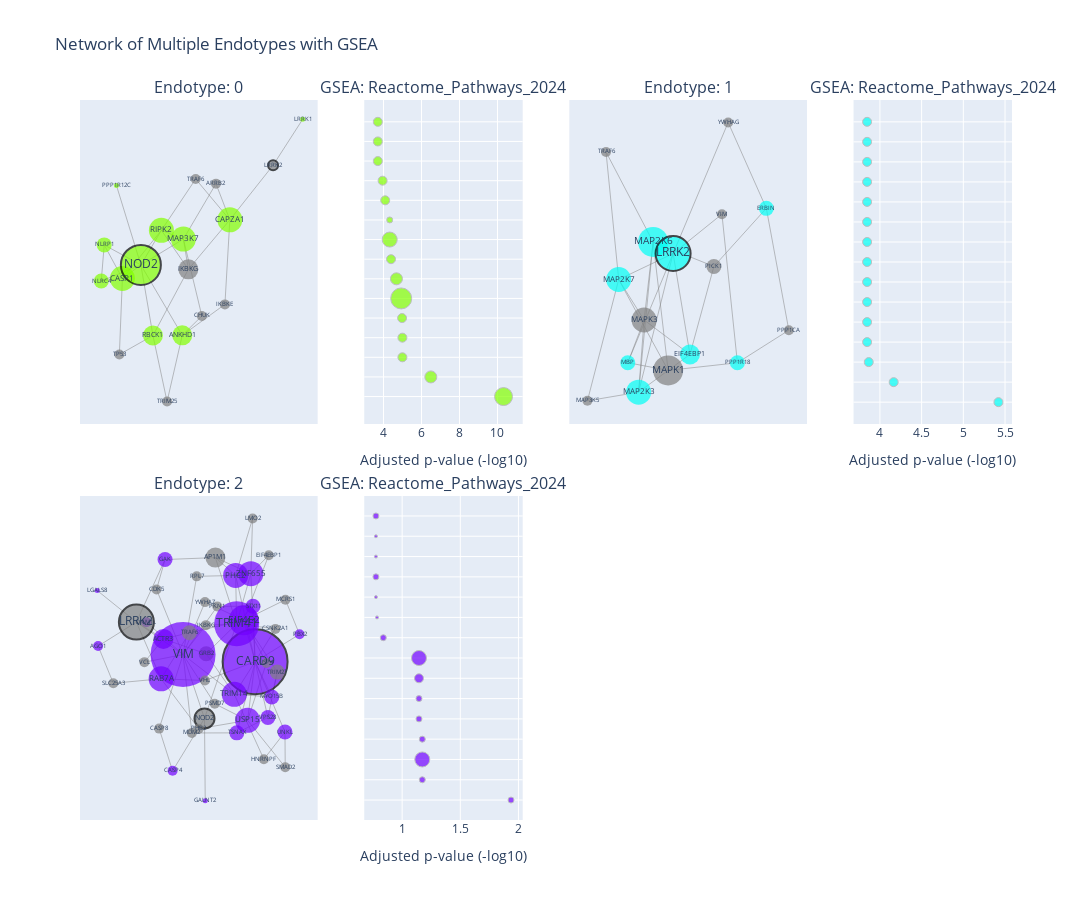

Write notebook code for a chart like this one.
### Code cell
visualization.plot_endotype_grid(endo.endotypes[2], 
                                 endo.network, 
                                 endo.seeds, 
                                 enrichr_lib= 'Reactome_Pathways_2024',
                                 top_terms=15, 
                                 node_size='degree', 
                                 path_length=2,
                                 ncols=2,
                                 size_height=450,
                                 size_width=350,
                                 layout_seed=2025,
                                 limit_lcc=False,
                                 gsea_plot_type='dotplot')

### Figure 1 — Plotly figure (JSON) as saved in the notebook; plotly's stock layout.template omitted (floating-point values rounded to 4 significant figures; data arrays with more than 128 entries replaced by an {"elided": "..."} marker saying what was removed)
{"data": [{"hoverinfo": "none", "line": {"color": "gray", "width": 0.5}, "mode": "lines", "showlegend": false, "type": "scatter", "x": [-0.4473, -0.617, null, -0.4473, -0.1341, null, -0.4473, -0.2989, null, -0.4473, -0.5932, null, -0.4473, -0.4716, null, -0.617, -0.5932, null, -0.617, -0.2989, null, 0.3758, 0.4154, null, 0.3758, 0.03337, null, 0.4154, 0.7626, null, 0.4154, 0.08237, null, 0.4154, 0.3041, null, 0.4154, 0.141, null, -0.1341, 0.0426, null, -0.1341, 0.141, null, -0.1341, 0.08237, null, -0.1341, -0.2989, null, -0.4951, -0.2989, null, -0.2989, 0.0426, null, -0.2989, -0.5932, null, -0.2989, 0.03337, null, -0.2989, -0.2021, null, 0.0426, 0.08237, null, 0.0426, 0.3041, null, 0.0426, 0.1906, null, -0.2021, 0.08237, null, -0.2021, -0.4716, null, -0.2021, -0.08859, null, 0.03337, 0.1906, null, 0.03337, -0.08859, null, 0.7626, 1, null], "xaxis": "x", "y": [-0.07232, -0.08151, null, -0.07232, 0.1005, null, -0.07232, -0.0238, null, -0.07232, 0.04806, null, -0.07232, -0.3452, null, -0.08151, 0.04806, null, -0.08151, -0.0238, null, -0.1653, 0.1379, null, -0.1653, -0.2764, null, 0.1379, 0.3338, null, 0.1379, -0.0395, null, 0.1379, 0.2678, null, 0.1379, 0.2844, null, 0.1005, 0.06906, null, 0.1005, 0.2844, null, 0.1005, -0.0395, null, 0.1005, -0.0238, null, 0.2616, -0.0238, null, -0.0238, 0.06906, null, -0.0238, 0.04806, null, -0.0238, -0.2764, null, -0.0238, -0.2771, null, 0.06906, -0.0395, null, 0.06906, 0.2678, null, 0.06906, -0.2067, null, -0.2771, -0.0395, null, -0.2771, -0.3452, null, -0.2771, -0.5139, null, -0.2764, -0.2067, null, -0.2764, -0.5139, null, 0.3338, 0.4986, null], "yaxis": "y"}, {"hoverinfo": "text", "marker": {"color": ["rgb(131, 255, 0)", "rgb(131, 255, 0)", "gray", "rgb(131, 255, 0)", "rgb(131, 255, 0)", "rgb(131, 255, 0)", "rgb(131, 255, 0)", "rgb(131, 255, 0)", "gray", "rgb(131, 255, 0)", "gray", "rgb(131, 255, 0)", "gray", "rgb(131, 255, 0)", "gray", "gray", "gray", "gray", "rgb(131, 255, 0)"], "line": {"color": ["rgba(0,0,0,0)", "rgba(0,0,0,0)", "rgba(0,0,0,0)", "rgba(0,0,0,0)", "rgba(0,0,0,0)", "rgba(0,0,0,0)", "black", "rgba(0,0,0,0)", "rgba(0,0,0,0)", "rgba(0,0,0,0)", "rgba(0,0,0,0)", "rgba(0,0,0,0)", "rgba(0,0,0,0)", "rgba(0,0,0,0)", "rgba(0,0,0,0)", "black", "rgba(0,0,0,0)", "rgba(0,0,0,0)", "rgba(0,0,0,0)"], "width": [0, 0, 0, 0, 0, 0, 2, 0, 0, 0, 0, 0, 0, 0, 0, 2, 0, 0, 0]}, "size": [25, 15, 10, 25, 25, 5, 40, 25, 10, 20, 20, 20, 10, 15, 10, 10, 10, 10, 5]}, "mode": "markers+text", "showlegend": false, "text": ["CASP1", "NLRC4", "IKBKE", "CAPZA1", "RIPK2", "PPP1R12C", "NOD2", "MAP3K7", "TRAF6", "RBCK1", "IKBKG", "ANKHD1", "CHUK", "NLRP1", "TRIM25", "LRRK2", "ARRB2", "TP53", "LRRK1"], "textfont": {"size": [8.333, 6, 6, 8.333, 8.333, 6, 12, 8.333, 6, 6.667, 6.667, 6.667, 6, 6, 6, 6, 6, 6, 6]}, "textposition": "middle center", "type": "scatter", "x": [-0.4473, -0.617, 0.3758, 0.4154, -0.1341, -0.4951, -0.2989, 0.0426, 0.141, -0.2021, 0.08237, 0.03337, 0.1906, -0.5932, -0.08859, 0.7626, 0.3041, -0.4716, 1], "xaxis": "x", "y": [-0.07232, -0.08151, -0.1653, 0.1379, 0.1005, 0.2616, -0.0238, 0.06906, 0.2844, -0.2771, -0.0395, -0.2764, -0.2067, 0.04806, -0.5139, 0.3338, 0.2678, -0.3452, 0.4986], "yaxis": "y"}, {"customdata": [[6, "NLRP1;NLRC4;MAP3K7;CASP1;NOD2;RIPK2"], [4, "NOD2;MAP3K7;RIPK2;CASP1"], [3, "NOD2;MAP3K7;RIPK2"], [3, "NOD2;MAP3K7;RIPK2"], [3, "NLRP1;CASP1;NLRC4"], [7, "NLRP1;NLRC4;MAP3K7;CASP1;NOD2;RIPK2;CAPZA1"], [4, "NOD2;MAP3K7;RIPK2;CASP1"], [3, "NOD2;MAP3K7;RIPK2"], [5, "MAP3K7;CASP1;NOD2;RIPK2;CAPZA1"], [2, "CASP1;NLRC4"], [3, "NOD2;MAP3K7;RIPK2"], [3, "NOD2;MAP3K7;RIPK2"], [3, "NOD2;MAP3K7;RIPK2"], [3, "NOD2;MAP3K7;RIPK2"], [3, "NOD2;MAP3K7;RIPK2"]], "hovertemplate": "<b>%{y}</b><br>Adjusted p-value (-log10): %{x:.2f}<br>Gene count: %{customdata[0]}<br>Genes: %{customdata[1]}<extra></extra>", "marker": {"color": "rgb(131, 255, 0)", "line": {"color": "darkgray", "width": 1}, "size": [18, 12, 9, 9, 9, 21, 12, 9, 15, 6, 9, 9, 9, 9, 9]}, "mode": "markers", "showlegend": false, "type": "scatter", "x": [10.32, 6.49, 4.994, 4.994, 4.978, 4.931, 4.681, 4.394, 4.325, 4.325, 4.088, 3.951, 3.698, 3.698, 3.698], "xaxis": "x2", "y": ["Nucleotide-binding Domain, Leucine Rich ...", "NOD1 2 Signaling Pathway", "Activated TAK1 Mediates P38 MAPK Activat...", "JNK (c-Jun Kinases) Phosphorylation and ...", "Inflammasomes", "Innate Immune System", "Interleukin-1 Family Signaling", "TAK1-dependent IKK and NF-kappa-B Activa...", "Signaling by Interleukins", "The IPAF Inflammasome", "MAP Kinase Activation", "Interleukin-17 Signaling", "Interleukin-1 Signaling", "MyD88 Cascade Initiated on Plasma Membra...", "MyD88 Dependent Cascade Initiated on End..."], "yaxis": "y2"}, {"hoverinfo": "none", "line": {"color": "gray", "width": 0.5}, "mode": "lines", "showlegend": false, "type": "scatter", "x": [0.1, 0.3179, null, 0.1, -0.09863, null, 0.1, -0.05331, null, 0.1, -0.3176, null, 0.3179, 0.7953, null, 0.3179, -0.2353, null, -0.09863, 0.5319, null, -0.09863, -0.2353, null, -0.09863, -0.3674, null, -0.09863, -0.5487, null, -0.09863, -0.4661, null, 0.5319, 1, null, 0.5319, 0.3911, null, 0.7953, 0.4479, null, 0.7953, 1, null, -0.2353, -0.05331, null, -0.2353, -0.3176, null, -0.2353, -0.664, null, -0.2353, -0.3674, null, -0.05331, -0.5487, null, -0.05331, -0.3674, null, -0.05331, 0.3911, null, -0.05331, 0.4479, null, -0.05331, -0.4661, null, -0.5487, -0.3176, null, -0.5487, -0.664, null, -0.5487, -0.8332, null, -0.3674, -0.8332, null, -0.3674, -0.3176, null, -0.3176, -0.4661, null], "xaxis": "x3", "y": [-0.18, 0.06383, null, -0.18, -0.2239, null, -0.18, 0.09959, null, -0.18, -0.08439, null, 0.06383, 0.2247, null, 0.06383, 0.1316, null, -0.2239, -0.2029, null, -0.2239, 0.1316, null, -0.2239, -0.2843, null, -0.2239, 0.02768, null, -0.2239, -0.2026, null, -0.2029, -0.1128, null, -0.2029, 0.2086, null, 0.2247, 0.4625, null, 0.2247, -0.1128, null, 0.1316, 0.09959, null, 0.1316, -0.08439, null, 0.1316, 0.3807, null, 0.1316, -0.2843, null, 0.09959, 0.02768, null, 0.09959, -0.2843, null, 0.09959, 0.2086, null, 0.09959, 0.4625, null, 0.09959, -0.2026, null, 0.02768, -0.08439, null, 0.02768, 0.3807, null, 0.02768, -0.3082, null, -0.2843, -0.3082, null, -0.2843, -0.08439, null, -0.08439, -0.2026, null], "yaxis": "y3"}, {"hoverinfo": "text", "marker": {"color": ["rgb(0, 255, 245)", "gray", "gray", "rgb(0, 255, 245)", "rgb(0, 255, 245)", "rgb(0, 255, 245)", "rgb(0, 255, 245)", "rgb(0, 255, 245)", "rgb(0, 255, 245)", "gray", "gray", "gray", "gray", "gray", "rgb(0, 255, 245)", "gray"], "line": {"color": ["rgba(0,0,0,0)", "rgba(0,0,0,0)", "rgba(0,0,0,0)", "rgba(0,0,0,0)", "rgba(0,0,0,0)", "rgba(0,0,0,0)", "black", "rgba(0,0,0,0)", "rgba(0,0,0,0)", "rgba(0,0,0,0)", "rgba(0,0,0,0)", "rgba(0,0,0,0)", "rgba(0,0,0,0)", "rgba(0,0,0,0)", "rgba(0,0,0,0)", "rgba(0,0,0,0)"], "width": [0, 0, 0, 0, 0, 0, 2, 0, 0, 0, 0, 0, 0, 0, 0, 0]}, "size": [20, 15, 30, 15, 15, 30, 35, 25, 25, 10, 10, 10, 10, 25, 15, 10]}, "mode": "markers+text", "showlegend": false, "text": ["EIF4EBP1", "PICK1", "MAPK1", "PPP1R18", "ERBIN", "MAP2K6", "LRRK2", "MAP2K7", "MAP2K3", "MAP3K5", "VIM", "PPP1CA", "YWHAG", "MAPK3", "MBP", "TRAF6"], "textfont": {"size": [6.667, 6, 10, 6, 6, 10, 11.67, 8.333, 8.333, 6, 6, 6, 6, 8.333, 6, 6]}, "textposition": "middle center", "type": "scatter", "x": [0.1, 0.3179, -0.09863, 0.5319, 0.7953, -0.2353, -0.05331, -0.5487, -0.3674, -0.8332, 0.3911, 1, 0.4479, -0.3176, -0.4661, -0.664], "xaxis": "x3", "y": [-0.18, 0.06383, -0.2239, -0.2029, 0.2247, 0.1316, 0.09959, 0.02768, -0.2843, -0.3082, 0.2086, -0.1128, 0.4625, -0.08439, -0.2026, 0.3807], "yaxis": "y3"}, {"customdata": [[3, "MAP2K6;MAP2K3;MAP2K7"], [3, "MAP2K6;MAP2K3;MAP2K7"], [3, "MAP2K6;MAP2K3;MAP2K7"], [3, "MAP2K6;MAP2K3;MAP2K7"], [3, "MAP2K6;MAP2K3;MAP2K7"], [3, "MAP2K6;MAP2K3;MAP2K7"], [3, "MAP2K6;MAP2K3;MAP2K7"], [3, "MAP2K6;MAP2K3;MAP2K7"], [3, "MAP2K6;MAP2K3;MAP2K7"], [3, "MAP2K6;MAP2K3;MAP2K7"], [3, "MAP2K6;MAP2K3;MAP2K7"], [3, "MAP2K6;MAP2K3;MAP2K7"], [3, "MAP2K6;MAP2K3;MAP2K7"], [3, "MAP2K6;MAP2K3;MAP2K7"], [3, "MAP2K6;MAP2K3;MAP2K7"]], "hovertemplate": "<b>%{y}</b><br>Adjusted p-value (-log10): %{x:.2f}<br>Gene count: %{customdata[0]}<br>Genes: %{customdata[1]}<extra></extra>", "marker": {"color": "rgb(0, 255, 245)", "line": {"color": "darkgray", "width": 1}, "size": [9, 9, 9, 9, 9, 9, 9, 9, 9, 9, 9, 9, 9, 9, 9]}, "mode": "markers", "showlegend": false, "type": "scatter", "x": [5.421, 4.165, 3.866, 3.846, 3.846, 3.846, 3.846, 3.846, 3.846, 3.846, 3.846, 3.846, 3.846, 3.846, 3.846], "xaxis": "x4", "y": ["Uptake and Function of Anthrax Toxins", "Uptake and Actions of Bacterial Toxins", "MAP Kinase Activation", "Interleukin-17 Signaling", "MyD88 Cascade Initiated on Plasma Membra...", "MyD88 Dependent Cascade Initiated on End...", "MyD88 MAL(TIRAP) Cascade Initiated on Pl...", "MyD88-independent TLR4 Cascade", "Oxidative Stress Induced Senescence", "TRAF6 Mediated Induction of NFkB and MAP...", "TRIF (TICAM1)-mediated TLR4 Signaling", "Toll Like Receptor 10 (TLR10) Cascade", "Toll Like Receptor 2 (TLR2) Cascade", "Toll Like Receptor 3 (TLR3) Cascade", "Toll Like Receptor 5 (TLR5) Cascade"], "yaxis": "y4"}, {"hoverinfo": "none", "line": {"color": "gray", "width": 0.5}, "mode": "lines", "showlegend": false, "type": "scatter", "x": {"elided": "240 float values"}, "xaxis": "x5", "y": {"elided": "240 float values"}, "yaxis": "y5"}, {"hoverinfo": "text", "marker": {"color": ["rgb(113, 0, 255)", "rgb(113, 0, 255)", "rgb(113, 0, 255)", "gray", "rgb(113, 0, 255)", "rgb(113, 0, 255)", "gray", "rgb(113, 0, 255)", "gray", "rgb(113, 0, 255)", "rgb(113, 0, 255)", "rgb(113, 0, 255)", "gray", "gray", "rgb(113, 0, 255)", "gray", "gray", "gray", "rgb(113, 0, 255)", "rgb(113, 0, 255)", "gray", "rgb(113, 0, 255)", "rgb(113, 0, 255)", "rgb(113, 0, 255)", "gray", "gray", "rgb(113, 0, 255)", "gray", "rgb(113, 0, 255)", "gray", "gray", "rgb(113, 0, 255)", "gray", "rgb(113, 0, 255)", "gray", "rgb(113, 0, 255)", "rgb(113, 0, 255)", "gray", "gray", "gray", "gray", "gray", "gray", "gray", "rgb(113, 0, 255)", "gray", "gray"], "line": {"color": ["rgba(0,0,0,0)", "black", "rgba(0,0,0,0)", "rgba(0,0,0,0)", "rgba(0,0,0,0)", "rgba(0,0,0,0)", "rgba(0,0,0,0)", "rgba(0,0,0,0)", "rgba(0,0,0,0)", "rgba(0,0,0,0)", "rgba(0,0,0,0)", "rgba(0,0,0,0)", "rgba(0,0,0,0)", "rgba(0,0,0,0)", "rgba(0,0,0,0)", "rgba(0,0,0,0)", "rgba(0,0,0,0)", "black", "rgba(0,0,0,0)", "rgba(0,0,0,0)", "rgba(0,0,0,0)", "rgba(0,0,0,0)", "rgba(0,0,0,0)", "rgba(0,0,0,0)", "rgba(0,0,0,0)", "black", "rgba(0,0,0,0)", "rgba(0,0,0,0)", "rgba(0,0,0,0)", "rgba(0,0,0,0)", "rgba(0,0,0,0)", "rgba(0,0,0,0)", "rgba(0,0,0,0)", "rgba(0,0,0,0)", "rgba(0,0,0,0)", "rgba(0,0,0,0)", "rgba(0,0,0,0)", "rgba(0,0,0,0)", "rgba(0,0,0,0)", "rgba(0,0,0,0)", "rgba(0,0,0,0)", "rgba(0,0,0,0)", "rgba(0,0,0,0)", "rgba(0,0,0,0)", "rgba(0,0,0,0)", "rgba(0,0,0,0)", "rgba(0,0,0,0)"], "width": [0, 2, 0, 0, 0, 0, 0, 0, 0, 0, 0, 0, 0, 0, 0, 0, 0, 2, 0, 0, 0, 0, 0, 0, 0, 2, 0, 0, 0, 0, 0, 0, 0, 0, 0, 0, 0, 0, 0, 0, 0, 0, 0, 0, 0, 0, 0]}, "size": [15, 65, 25, 15, 30, 20, 10, 15, 15, 10, 65, 15, 10, 10, 10, 10, 10, 35, 15, 25, 10, 5, 15, 25, 10, 20, 25, 10, 10, 10, 10, 25, 20, 15, 10, 5, 45, 10, 10, 10, 10, 10, 10, 15, 10, 10, 10]}, "mode": "markers+text", "showlegend": false, "text": ["STX11", "CARD9", "TRIM14", "GRB2", "EIF4E2", "ACTR3", "VCL", "VPS28", "TRIM27", "DNM1L", "VIM", "TSNAX", "PKN1", "VHL", "CASP4", "CASP8", "USP4", "LRRK2", "GAK", "USP15", "CDK5", "LGALS8", "MYO15B", "PHC2", "RPL7", "NOD2", "RAB7A", "PHB2", "PBX2", "MCRS1", "EIF4EBP1", "ZNF655", "AP1M1", "UNKL", "SMAD2", "GALNT2", "TRIM41", "YWHAZ", "MDM2", "HNRNPF", "IKBKG", "CSNK2A1", "LMO2", "TRAF6", "AGO1", "SLC25A3", "PSMD7"], "textfont": {"size": [6, 12, 8.333, 6, 10, 6.667, 6, 6, 6, 6, 12, 6, 6, 6, 6, 6, 6, 11.67, 6, 8.333, 6, 6, 6, 8.333, 6, 6.667, 8.333, 6, 6, 6, 6, 8.333, 6.667, 6, 6, 6, 12, 6, 6, 6, 6, 6, 6, 6, 6, 6, 6]}, "textposition": "middle center", "type": "scatter", "x": [0.337, 0.3551, 0.1766, -0.06488, 0.2575, -0.4318, -0.5951, 0.465, 0.5457, -0.5776, -0.2634, 0.1983, 0.03064, -0.07511, -0.3532, -0.4688, 0.4524, -0.6641, -0.4181, 0.2904, -0.4912, -1.0, 0.4981, 0.1881, -0.1464, -0.07928, -0.452, -0.1287, 0.7365, 0.6155, 0.4725, 0.3185, 0.01415, 0.6116, 0.6138, -0.07317, 0.1969, -0.07483, -0.1876, 0.4303, -0.06703, 0.5293, 0.3336, -0.2092, -0.9925, -0.8619, 0.008407], "xaxis": "x5", "y": [0.2419, -0.02894, -0.1886, 0.00935, 0.1734, 0.08235, -0.03141, -0.302, -0.07993, 0.1638, 0.005689, -0.3771, 0.2412, -0.1212, -0.5627, -0.3563, -0.03515, 0.1645, 0.4702, -0.3159, 0.3239, 0.3187, -0.2015, 0.3926, 0.3882, -0.3066, -0.1128, -0.357, 0.1046, 0.2737, 0.4915, 0.4013, 0.4798, -0.3732, -0.5449, -0.7086, 0.1563, 0.2622, -0.3776, -0.5059, 0.1496, 0.1312, 0.6712, 0.1123, 0.04717, -0.1346, -0.2346], "yaxis": "y5"}, {"customdata": [[2, "AGO1;TSNAX"], [2, "VPS28;VIM"], [5, "GAK;GALNT2;ACTR3;VPS28;RAB7A"], [2, "CASP4;CARD9"], [2, "VIM;DNM1L"], [2, "CASP4;CARD9"], [3, "VIM;CASP4;DNM1L"], [5, "GAK;GALNT2;ACTR3;VPS28;RAB7A"], [2, "AGO1;PHC2"], [1, "AGO1"], [1, "VIM"], [2, "VIM;DNM1L"], [1, "VIM"], [1, "VPS28"], [2, "VPS28;VIM"]], "hovertemplate": "<b>%{y}</b><br>Adjusted p-value (-log10): %{x:.2f}<br>Gene count: %{customdata[0]}<br>Genes: %{customdata[1]}<extra></extra>", "marker": {"color": "rgb(113, 0, 255)", "line": {"color": "darkgray", "width": 1}, "size": [6, 6, 15, 6, 6, 6, 9, 15, 6, 3, 3, 6, 3, 3, 6]}, "mode": "markers", "showlegend": false, "type": "scatter", "x": [1.936, 1.173, 1.173, 1.173, 1.145, 1.145, 1.145, 1.145, 0.8378, 0.7838, 0.7745, 0.7745, 0.7745, 0.7745, 0.7745], "xaxis": "x6", "y": ["Small Interfering RNA (siRNA) Biogenesis", "Late Endosomal Microautophagy", "Membrane Trafficking", "NOD1 2 Signaling Pathway", "Apoptotic Execution Phase", "Nucleotide-binding Domain, Leucine Rich ...", "Programmed Cell Death", "Vesicle-mediated Transport", "Oxidative Stress Induced Senescence", "Post-transcriptional Silencing by Small ...", "Aggrephagy", "Apoptosis", "Apoptotic Cleavage of Cellular Proteins", "Assembly Of The HIV Virion", "Autophagy"], "yaxis": "y6"}], "layout": {"annotations": [{"font": {"size": 16}, "showarrow": false, "text": "Endotype: 0", "x": 0.1275, "xanchor": "center", "xref": "paper", "y": 1, "yanchor": "bottom", "yref": "paper"}, {"font": {"size": 16}, "showarrow": false, "text": "GSEA: Reactome_Pathways_2024", "x": 0.39, "xanchor": "center", "xref": "paper", "y": 1, "yanchor": "bottom", "yref": "paper"}, {"font": {"size": 16}, "showarrow": false, "text": "Endotype: 1", "x": 0.6525, "xanchor": "center", "xref": "paper", "y": 1, "yanchor": "bottom", "yref": "paper"}, {"font": {"size": 16}, "showarrow": false, "text": "GSEA: Reactome_Pathways_2024", "x": 0.915, "xanchor": "center", "xref": "paper", "y": 1, "yanchor": "bottom", "yref": "paper"}, {"font": {"size": 16}, "showarrow": false, "text": "Endotype: 2", "x": 0.1275, "xanchor": "center", "xref": "paper", "y": 0.45, "yanchor": "bottom", "yref": "paper"}, {"font": {"size": 16}, "showarrow": false, "text": "GSEA: Reactome_Pathways_2024", "x": 0.39, "xanchor": "center", "xref": "paper", "y": 0.45, "yanchor": "bottom", "yref": "paper"}], "height": 900, "showlegend": false, "title": {"text": "Network of Multiple Endotypes with GSEA"}, "width": 1400, "xaxis": {"anchor": "y", "domain": [0, 0.255], "showgrid": false, "visible": false, "zeroline": false}, "xaxis2": {"anchor": "y2", "domain": [0.305, 0.475], "title": {"text": "Adjusted p-value (-log10)"}}, "xaxis3": {"anchor": "y3", "domain": [0.525, 0.78], "showgrid": false, "visible": false, "zeroline": false}, "xaxis4": {"anchor": "y4", "domain": [0.83, 1], "title": {"text": "Adjusted p-value (-log10)"}}, "xaxis5": {"anchor": "y5", "domain": [0, 0.255], "showgrid": false, "visible": false, "zeroline": false}, "xaxis6": {"anchor": "y6", "domain": [0.305, 0.475], "title": {"text": "Adjusted p-value (-log10)"}}, "xaxis7": {"anchor": "y7", "domain": [0.525, 0.78]}, "xaxis8": {"anchor": "y8", "domain": [0.83, 1]}, "yaxis": {"anchor": "x", "domain": [0.55, 1], "showgrid": false, "visible": false, "zeroline": false}, "yaxis2": {"anchor": "x2", "domain": [0.55, 1], "showticklabels": false}, "yaxis3": {"anchor": "x3", "domain": [0.55, 1], "showgrid": false, "visible": false, "zeroline": false}, "yaxis4": {"anchor": "x4", "domain": [0.55, 1], "showticklabels": false}, "yaxis5": {"anchor": "x5", "domain": [0, 0.45], "showgrid": false, "visible": false, "zeroline": false}, "yaxis6": {"anchor": "x6", "domain": [0, 0.45], "showticklabels": false}, "yaxis7": {"anchor": "x7", "domain": [0, 0.45]}, "yaxis8": {"anchor": "x8", "domain": [0, 0.45]}}}
